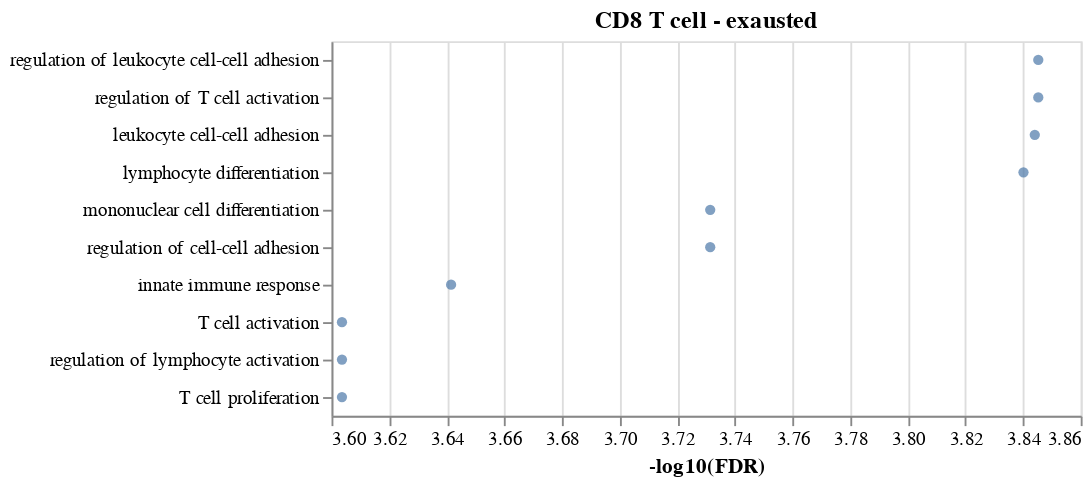

Notebook source saved alongside this figure:
### Code cell
source = go_pathways.iloc[:10, :]
chart = alt.Chart(source, title='CD8 T cell - exausted')
chart = chart.mark_circle().encode(
    y=alt.Y(f'Name:N', axis=alt.Axis(title=None), sort='-x'),
    x=alt.X(f'-log10(FDR):Q', scale=alt.Scale(zero=False), axis=alt.Axis(grid=True)),
)
chart

### Figure 1 — Vega-Lite specification as saved in the notebook (floating-point values rounded to 4 significant figures)
{"config": {"view": {"continuousWidth": 400, "continuousHeight": 300}}, "data": {"name": "data-ff410ad5d074cff1fa8d43d6a6912d84"}, "mark": "circle", "encoding": {"x": {"type": "quantitative", "axis": {"grid": true}, "field": "-log10(FDR)", "scale": {"zero": false}}, "y": {"type": "nominal", "axis": {"title": null}, "field": "Name", "sort": "-x"}}, "title": "CD8 T cell - exausted", "$schema": "https://vega.github.io/schema/vega-lite/v4.8.1.json", "datasets": {"data-ff410ad5d074cff1fa8d43d6a6912d84": [{"Category": "GO: Biological Process", "ID": "GO:1903037", "Name": "regulation of leukocyte cell-cell adhesion", "Source": " ", "p-value": 2.218e-07, "q-value Bonferroni": 0.0002564, "q-value FDR B&H": 0.0001428, "q-value FDR B&Y": 0.001089, "Hit Count in Query List": 5, "Hit Count in Genome": 365, "Hit in Query List": "IFNG,VCAM1,RASGRP1,LAG3,PTPN22", "-log10(FDR)": 3.845}, {"Category": "GO: Biological Process", "ID": "GO:0050863", "Name": "regulation of T cell activation", "Source": " ", "p-value": 2.47e-07, "q-value Bonferroni": 0.0002856, "q-value FDR B&H": 0.0001428, "q-value FDR B&Y": 0.001089, "Hit Count in Query List": 5, "Hit Count in Genome": 373, "Hit in Query List": "IFNG,VCAM1,RASGRP1,LAG3,PTPN22", "-log10(FDR)": 3.845}, {"Category": "GO: Biological Process", "ID": "GO:0007159", "Name": "leukocyte cell-cell adhesion", "Source": " ", "p-value": 3.716e-07, "q-value Bonferroni": 0.0004296, "q-value FDR B&H": 0.0001432, "q-value FDR B&Y": 0.001093, "Hit Count in Query List": 5, "Hit Count in Genome": 405, "Hit in Query List": "IFNG,VCAM1,RASGRP1,LAG3,PTPN22", "-log10(FDR)": 3.844}, {"Category": "GO: Biological Process", "ID": "GO:0030098", "Name": "lymphocyte differentiation", "Source": " ", "p-value": 5e-07, "q-value Bonferroni": 0.000578, "q-value FDR B&H": 0.0001445, "q-value FDR B&Y": 0.001103, "Hit Count in Query List": 5, "Hit Count in Genome": 430, "Hit in Query List": "IFNG,VCAM1,RASGRP1,LAG3,PTPN22", "-log10(FDR)": 3.84}, {"Category": "GO: Biological Process", "ID": "GO:1903131", "Name": "mononuclear cell differentiation", "Source": " ", "p-value": 9.16e-07, "q-value Bonferroni": 0.001059, "q-value FDR B&H": 0.0001856, "q-value FDR B&Y": 0.001416, "Hit Count in Query List": 5, "Hit Count in Genome": 486, "Hit in Query List": "IFNG,VCAM1,RASGRP1,LAG3,PTPN22", "-log10(FDR)": 3.731}, {"Category": "GO: Biological Process", "ID": "GO:0022407", "Name": "regulation of cell-cell adhesion", "Source": " ", "p-value": 9.634e-07, "q-value Bonferroni": 0.001114, "q-value FDR B&H": 0.0001856, "q-value FDR B&Y": 0.001416, "Hit Count in Query List": 5, "Hit Count in Genome": 491, "Hit in Query List": "IFNG,VCAM1,RASGRP1,LAG3,PTPN22", "-log10(FDR)": 3.731}, {"Category": "GO: Biological Process", "ID": "GO:0045087", "Name": "innate immune response", "Source": " ", "p-value": 1.382e-06, "q-value Bonferroni": 0.001598, "q-value FDR B&H": 0.0002283, "q-value FDR B&Y": 0.001742, "Hit Count in Query List": 6, "Hit Count in Genome": 1045, "Hit in Query List": "PADI4,IFNG,VCAM1,RASGRP1,LAG3,PTPN22", "-log10(FDR)": 3.641}, {"Category": "GO: Biological Process", "ID": "GO:0042110", "Name": "T cell activation", "Source": " ", "p-value": 1.942e-06, "q-value Bonferroni": 0.002245, "q-value FDR B&H": 0.0002491, "q-value FDR B&Y": 0.0019, "Hit Count in Query List": 5, "Hit Count in Genome": 566, "Hit in Query List": "IFNG,VCAM1,RASGRP1,LAG3,PTPN22", "-log10(FDR)": 3.604}, {"Category": "GO: Biological Process", "ID": "GO:0051249", "Name": "regulation of lymphocyte activation", "Source": " ", "p-value": 2.028e-06, "q-value Bonferroni": 0.002344, "q-value FDR B&H": 0.0002491, "q-value FDR B&Y": 0.0019, "Hit Count in Query List": 5, "Hit Count in Genome": 571, "Hit in Query List": "IFNG,VCAM1,RASGRP1,LAG3,PTPN22", "-log10(FDR)": 3.604}, {"Category": "GO: Biological Process", "ID": "GO:0042098", "Name": "T cell proliferation", "Source": " ", "p-value": 2.293e-06, "q-value Bonferroni": 0.00265, "q-value FDR B&H": 0.0002491, "q-value FDR B&Y": 0.0019, "Hit Count in Query List": 4, "Hit Count in Genome": 239, "Hit in Query List": "IFNG,VCAM1,RASGRP1,PTPN22", "-log10(FDR)": 3.604}]}}
